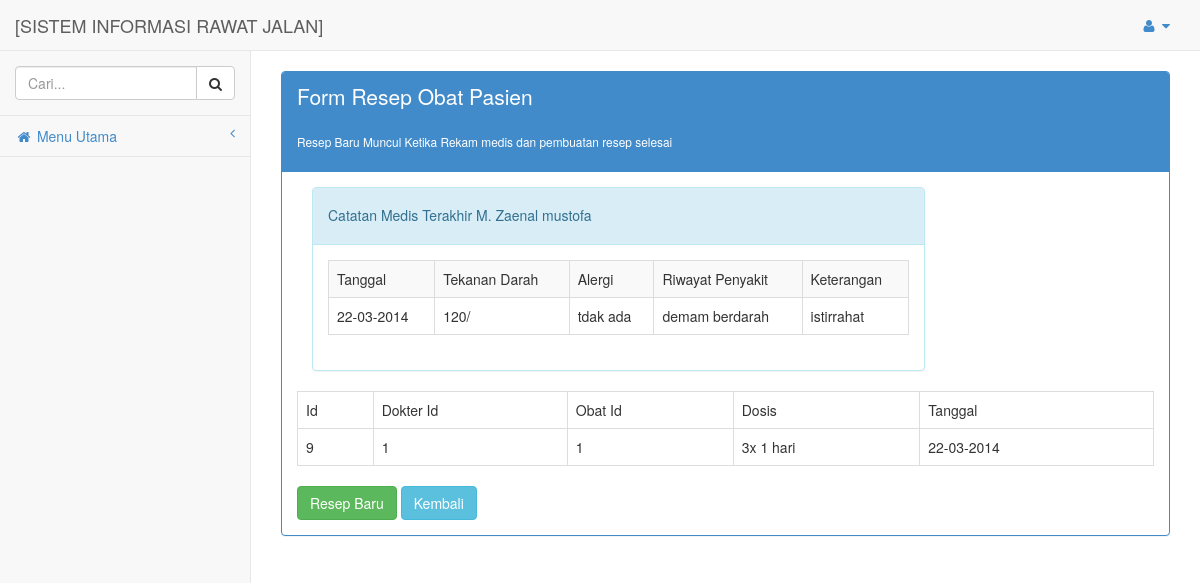
Page /resep_pasien.php?id=14 (signed in) on the committed database.
### tables this page shows
CREATE TABLE IF NOT EXISTS `pasien` (
  `id` int(11) NOT NULL AUTO_INCREMENT,
  `nama` varchar(50) NOT NULL,
  `alamat` varchar(100) NOT NULL,
  `kodepos` varchar(5) NOT NULL,
  `telepon` varchar(12) NOT NULL,
  `jk` char(1) NOT NULL,
  `tampat` varchar(100) NOT NULL,
  `tgl` varchar(10) NOT NULL,
  `agama` char(1) NOT NULL,
  `pendidikan` char(1) NOT NULL,
  `tipe` char(1) NOT NULL,
  `goldarah` char(1) NOT NULL,
  PRIMARY KEY (`id`)
);

CREATE TABLE IF NOT EXISTS `catatan_medis` (
  `id` int(11) NOT NULL AUTO_INCREMENT,
  `id_pasien` int(11) NOT NULL,
  `tanggal` varchar(10) NOT NULL,
  `takanan_darah` varchar(4) NOT NULL,
  `alergi` varchar(25) NOT NULL,
  `riwayat_penyakit` varchar(100) NOT NULL,
  `kode_ICD` varchar(25) NOT NULL,
  `Keterangan` varchar(200) NOT NULL,
  PRIMARY KEY (`id`)
);

CREATE TABLE IF NOT EXISTS `resep` (
  `id` int(11) NOT NULL AUTO_INCREMENT,
  `pasien_id` int(11) NOT NULL,
  `dokter_id` int(11) NOT NULL,
  `obat_id` int(11) NOT NULL,
  `dosis` varchar(50) NOT NULL,
  `tanggal` timestamp NOT NULL DEFAULT CURRENT_TIMESTAMP,
  PRIMARY KEY (`id`)
);

### resep_pasien.php (the view)
<?php include 'part/header.php'; ?>
<?php
if(isset($_GET['id'])){
	$id = (int) $_GET['id'];
	$query = mysql_query("SELECT * FROM `pasien`,`resep`,`catatan_medis` WHERE `resep`.`pasien_id`=`pasien`.`id` and `pasien`.`id` = '$id' ORDER BY `catatan_medis`.`tanggal` DESC ");
	$row = mysql_fetch_array($query);
}
 ?>
 <div class="col-lg-12">
 	<div class="row">
	 	<div class="panel panel-primary">
		 	<div class="panel-heading">
		 		<p class="lead">Form Resep Obat Pasien</p>
		 		<p><small>Resep Baru Muncul Ketika Rekam medis dan pembuatan resep selesai</small></p>
		 	</div>
		 	<div class="panel-body">
			 	<div class="col-lg-9">
			 		<div class="panel panel-info">
			 		<div class="panel-heading">
			 			<h5>Catatan Medis Terakhir <?= $row['nama'] ?></h5>
			 		</div>
			 		<div class="panel-body">
			 			<table class="table table-striped table-bordered">
				 		<tr>
			 				<td>Tanggal</td>
			 				<td>Tekanan Darah</td>
			 				<td>Alergi</td>
			 				<td>Riwayat Penyakit</td>
			 				<td>Keterangan</td>
			 			</tr>
			 			<tr>
			 				<td><?= $row['tanggal'] ?></td>
			 				<td><?= $row['takanan_darah'] ?></td>
			 				<td><?= $row['alergi'] ?></td>
			 				<td><?= $row['riwayat_penyakit'] ?></td>
			 				<td><?= $row['Keterangan'] ?></td>
			 			</tr>
			 			</table>
			 		</div>
			 	</div>
		 		</div>
		 		<table class="table table-bordered table-hover">
		 			<tr>
		 				<td>Id</td>
		 				<td>Dokter Id</td>
		 				<td>Obat Id</td>
		 				<td>Dosis</td>
		 				<td>Tanggal</td>
		 			</tr>
		 			<tr>
		 				<td><?= $row['id'] ?></td>
		 				<td><?= $row['dokter_id'] ?></td>
		 				<td><?= $row['obat_id'] ?></td>
		 				<td><?= $row['dosis'] ?></td>
		 				<td><?= $row['tanggal'] ?></td>
		 			</tr>
		 		</table>
		 		<a href='resep_baru.php?id=<?= $id ?>' class="btn btn-success">Resep Baru</a>
		 		<a href="list_pasien.php" class="btn btn-info">Kembali</a>
		 	</div>
		 </div>
	</div>
 </div>
 <?php include 'part/footer.php'; ?>

### css/sb-admin.css (style rules this page uses)
body { background-color: #f8f8f8; }

### rows in the picture
pasien: nama "M. Zaenal mustofa"
catatan_medis: tanggal "22-03-2014", takanan_darah "120/", alergi "tdak ada", riwayat_penyakit "demam berdarah", Keterangan "istirrahat", id "9"
resep: dokter "1", obat "1", dosis "3x 1 hari"
